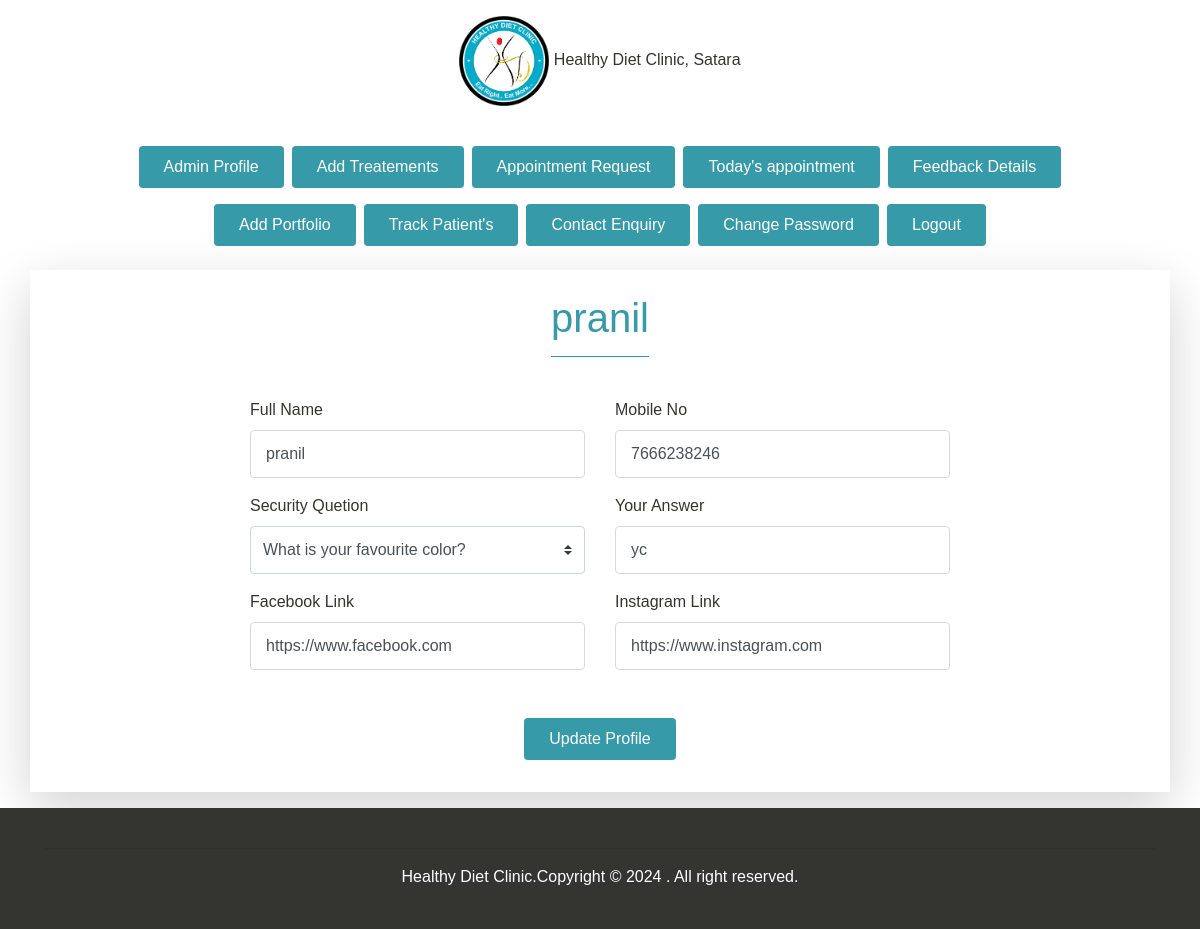
The page /admin/profile.php (signed in) on the database its author committed.
### tables this page shows
CREATE TABLE `admintable` (
  `aid` int(11) NOT NULL,
  `anm` varchar(30) NOT NULL,
  `aem` varchar(150) NOT NULL,
  `apwd` varchar(20) NOT NULL,
  `amob` varchar(20) NOT NULL,
  `aque` varchar(50) NOT NULL,
  `aans` varchar(30) NOT NULL,
  `afb` varchar(100) NOT NULL,
  `ainsta` varchar(100) NOT NULL
);

### admin/session-check.php (called while the page is built, shortened)
<?php session_start();
$id = $_SESSION['id'];
include 'connection.php';
$query = "SELECT * FROM admintable WHERE  aid=$id";
$rs = mysqli_query($cn, $query);
$data = mysqli_fetch_assoc($rs);

### admin/profile.php (the view, shortened to what this page needs)
<?php include 'session-check.php';
?>
<!DOCTYPE html>
<html lang="en">
<head>
  <link rel="stylesheet" href="assets/css/maicons.css">
  <link rel="stylesheet" href="assets/css/bootstrap.css">
  <link rel="stylesheet" href="https://cdnjs.cloudflare.com/ajax/libs/font-awesome/4.7.0/css/font-awesome.min.css">
  <link rel="stylesheet" href="assets/vendor/owl-carousel/css/owl.carousel.css">
  <link rel="stylesheet" href="assets/vendor/animate/animate.css">
  <link rel="stylesheet" href="assets/css/theme.css">
</head>
<body>
  <?php include 'topbar.php'; ?>
  <div class=" overlay-dark bg-image">
    <div class="my-3">
      <div class="container text-center wow fadeInUp">
        <?php include 'profile-menu.php'; ?>
      </div>
    </div>
  </div>
  <div class="">
    <div class="container  bg-white shadow-lg py-4 my-3">
      <h1 class="text-center wow fadeInUp text-primary">
        <span class="border-bottom border-5 border-primary pb-3">
          <?php echo $data['anm']; ?>
        </span>
      </h1>
      <form action="profile.php" method="post" class="main-form">
        <div class="row mt-5 ">
          <div class="col-12 col-sm-6 py-2 wow fadeInLeft">
            <label>Full Name</label>
            <input type="text" class="form-control" placeholder="Full name" name="fn" required
              value="<?php echo $data['anm']; ?>">
          </div>
          <div class="col-12 col-sm-6 py-2 wow fadeInRight">
            <label>Mobile No </label>
            <input type="text" class="form-control" placeholder="Mobile No" name="mb" required
              value="<?php echo $data['amob']; ?>">
          </div>
          <div class="col-12 col-sm-6 py-2 wow fadeInLeft">
            <label>Security Quetion </label>
            <select name="que" class="custom-select">
              <option <?php if ($data['aque'] == "What is your favourite color") {
                echo 'selected';
              } ?>
                value="What is your favourite color">What is your favourite color?</option>
            </select>
          </div>
          <div class="col-12 col-sm-6 py-2 wow fadeInRight">
            <label>Your Answer</label>
            <input type="text" class="form-control" placeholder="Answer.." name="ans" required
              value="<?php echo $data['aans']; ?>">
          </div>
          <div class="col-12 col-sm-6 py-2 wow fadeInLeft">
            <label>Facebook Link</label>
            <input type="text" class="form-control" placeholder="Facebook link" name="fb" required
              value="<?php echo $data['afb']; ?>">
          </div>
          <div class="col-12 col-sm-6 py-2 wow fadeInRight">
            <label>Instagram Link </label>
            <input type="text" class="form-control" placeholder="instagram link" name="insta" required
              value="<?php echo $data['ainsta']; ?>">
          </div>
          <div class="col-12  py-2 mt-3 wow text-center">
            <input onclick="alert('Update Profile Updated')" type="submit" class="btn btn-primary mt-3 wow zoomIn"
              value="Update Profile" name="b1">
          </div>
        </div>
      </form>
    </div>
  </div>
  <?php include 'footer.php'; ?>
</body>
</html>

### admin/assets/css/theme.css (style rules this page uses)
:root { --primary: #369aa8; --accent: #FF3D85; --secondary: #4E5AFE; --warning: #EED818; --info: #05B4E1; --danger: #FF4943; --success: #96C93D; --dark: #343531; --light: #F5F9F6; --cs: #596261; --grey: #6E807A; }
body { font-family: "Source Sans Pro", sans-serif; line-height: 1.5; color: #343531; }
.text-primary { color: #369aa8 !important; }
.border-primary { border-color: #369aa8 !important; }
.btn-primary { color: #fff; background-color: #369aa8; border-color: transparent; }
.btn { padding: 8px 24px; }
.form-control { padding: 8px 15px; height: calc(1.5em + 1.375rem + 2px); border-color: #d6dbd9; }
.custom-select { height: calc(1.5em + 1.375rem + 2px); }
.bg-image { position: relative; background-position: center center; background-size: cover; background-repeat: no-repeat; }
.bg-image > * { position: relative; z-index: 10; }
.main-form { display: block; max-width: 700px; margin: 0 auto; }

### rows shown on the page
admintable: anm "pranil", fn "pranil", mb "7666238246", que "What is your favourite color?", ans "yc", fb "https://www.facebook.com", insta "https://www.instagram.com"
